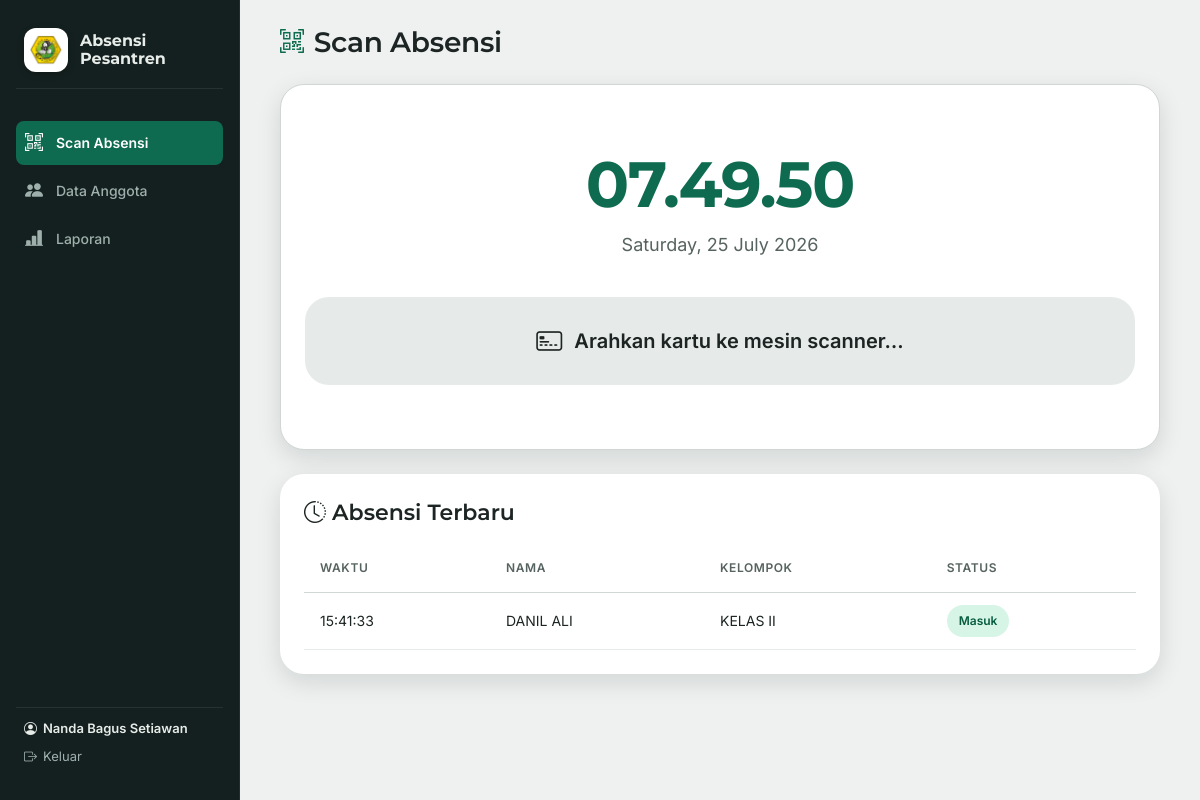
/ (signed in), run on an earlier commit of the app's database.
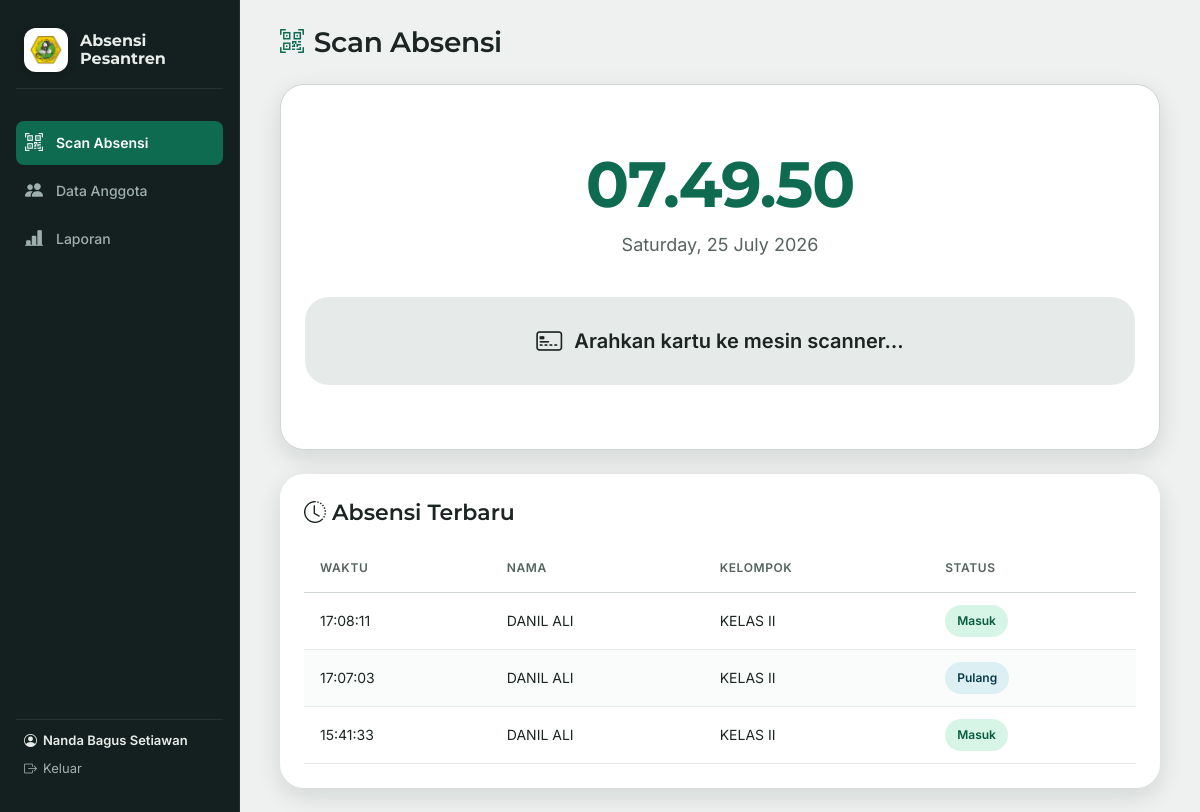
And on a later commit of the database.
### tables this page shows
CREATE TABLE absensi (
            id INTEGER PRIMARY KEY AUTOINCREMENT,
            anggota_id INTEGER NOT NULL,
            waktu TEXT NOT NULL,        -- timestamp lengkap ISO
            tanggal TEXT NOT NULL,      -- tanggal saja, buat gampang filter/laporan
            tipe TEXT NOT NULL,         -- 'masuk' atau 'pulang'
            FOREIGN KEY (anggota_id) REFERENCES anggota(id)
        );

CREATE TABLE anggota (
            id INTEGER PRIMARY KEY AUTOINCREMENT,
            kode_kartu TEXT UNIQUE NOT NULL,   -- kode dari hasil scan barcode/QR
            nama TEXT NOT NULL,
            kelompok TEXT,                      -- kelas/asrama/divisi
            status TEXT NOT NULL DEFAULT 'aktif',  -- aktif / nonaktif
            dibuat_pada TEXT NOT NULL
        , nis TEXT, alamat TEXT);

### app.py (the view)
@app.route("/")
@login_required
def beranda():
    feed = db.get_absensi_terbaru(limit=10)
    return render_template("beranda.html", feed=feed, hari_ini=date.today().strftime("%A, %d %B %Y"))

### app.py (called while the page is built)
def login_required(view):
    @wraps(view)
    def wrapped(*args, **kwargs):
        if "user_id" not in session:
            return redirect(url_for("login"))
        return view(*args, **kwargs)
    return wrapped

@app.before_request
def pastikan_ada_admin():
    if request.endpoint in ("setup_admin", "static"):
        return
    if db.count_pengguna() == 0:
        return redirect(url_for("setup_admin"))

### database.py (called while the page is built)
def get_connection():
    conn = sqlite3.connect(DB_PATH)
    conn.row_factory = sqlite3.Row
    conn.execute("PRAGMA foreign_keys = ON")
    return conn

def count_pengguna():
    conn = get_connection()
    total = conn.execute("SELECT COUNT(*) AS c FROM pengguna").fetchone()["c"]
    conn.close()
    return total

def get_absensi_terbaru(limit: int = 10):
    conn = get_connection()
    rows = conn.execute(
        """
        SELECT absensi.waktu, absensi.tipe, anggota.nama, anggota.kelompok
        FROM absensi
        JOIN anggota ON anggota.id = absensi.anggota_id
        ORDER BY absensi.waktu DESC
        LIMIT ?
        """,
        (limit,),
    ).fetchall()
    conn.close()
    return rows

### templates/beranda.html (shortened to what this page needs)
{% extends "base.html" %}
{% block content %}
<div class="topbar">
  <h2><i class="bi bi-qr-code-scan"></i> Scan Absensi</h2>
</div>
<div class="card scan-hero">
  <div class="jam" id="jam-realtime">--:--:--</div>
  <div class="tanggal">{{ hari_ini }}</div>
  <div class="scan-status" id="scan-status">
    <i class="bi bi-credit-card-2-front"></i>
    <span>Arahkan kartu ke mesin scanner…</span>
  </div>
</div>
<div class="card">
  <h3 style="margin-bottom: var(--space-sm);"><i class="bi bi-clock-history"></i> Absensi Terbaru</h3>
  <table>
    <thead>
      <tr>
        <th>Waktu</th>
        <th>Nama</th>
        <th>Kelompok</th>
        <th>Status</th>
      </tr>
    </thead>
    <tbody id="feed-terbaru">
      {% for row in feed %}
      <tr>
        <td>{{ row.waktu[11:19] }}</td>
        <td>{{ row.nama }}</td>
        <td>{{ row.kelompok or '-' }}</td>
        <td><span class="chip chip-{{ row.tipe }}">{{ row.tipe|capitalize }}</span></td>
      </tr>
      {% else %}
      <tr><td colspan="4" style="color: var(--on-surface-variant);">Belum ada data absensi hari ini.</td></tr>
      {% endfor %}
    </tbody>
  </table>
</div>
{% endblock %}

What changed in the data, as far as the page shows it:
added absensi: waktu "17:08:11", nama "DANIL ALI", kelompok "KELAS II", tipe "Masuk"
added absensi: waktu "17:07:03", nama "DANIL ALI", kelompok "KELAS II", tipe "Pulang"
